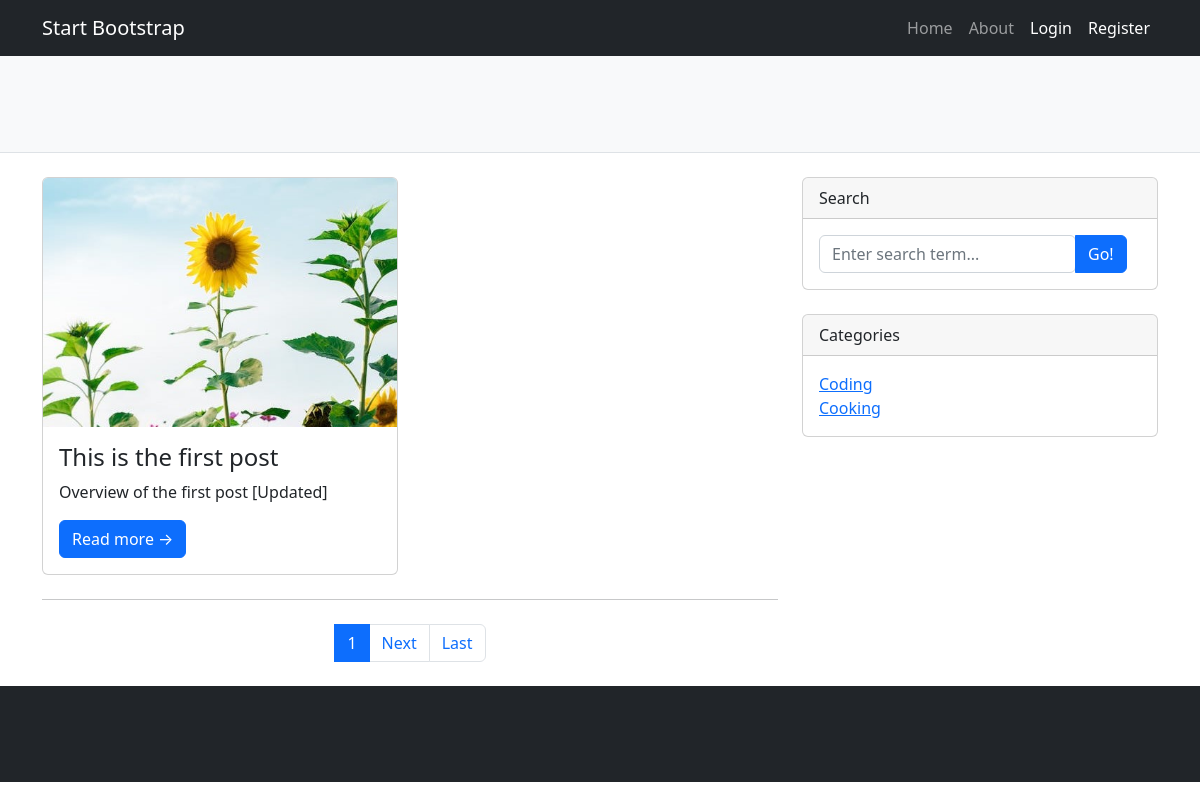
The page / on the database its author committed.
### core/models.py (models this page shows, shortened)
class Post(models.Model):
    author = models.ForeignKey(User, on_delete=models.CASCADE)
    title = models.CharField(max_length=30)
    overview = models.CharField(max_length=60, null=True, blank=True)
    content = RichTextField(blank=True, null=True)
    category = models.ManyToManyField(Category, blank=True)
    thumbnail = models.ImageField(upload_to='media/thumbnails', null=True, blank=True)
    timestamp = models.DateTimeField(auto_now_add=True)
    view_count = models.IntegerField(default=0)

class Category(models.Model):
    category_name = models.CharField(max_length=30)

### core/views.py (the view)
# urls.py: 2. Add a URL to urlpatterns:  path('', views.home, name='home')
def home(request):
    post_list = Post.objects.order_by('timestamp')
    paginator = Paginator(post_list, 1)
    page_number = request.GET.get('page')
    page_obj = paginator.get_page(page_number)
    context = {
        'post_list': post_list,
        'page_obj': page_obj
    }
    return render(request, 'core/index.html', context)

### core/context_processors.py (called while the page is built)
def category_sidebar(request):
    return {'category_list': Category.objects.all()}

### core/templates/core/index.html (shortened to what this page needs)
{% extends 'core/base.html' %}
{% load static %}
{% block content %}
    <header class="py-5 bg-light border-bottom mb-4">
    </header>
    <div class="container">
        <div class="row">
            <div class="col-lg-8">
                <div class="row">
                    <div class="col-lg-6">
                        {% for post in page_obj %}
                            <div class="card mb-4">
                                <a href="">
                                    {% if post.thumbnail %}
                                    <img class="card-img-top"
                                                  src="{{ post.thumbnail.url }}" alt="">
                                    {% else %}
                                    <img class="card-img-top"
                                                  src="{% static 'assets/img/default.jpg' %}" alt="">
                                    {% endif %}
                                </a>
                                <div class="card-body">
                                    <h2 class="card-title h4">{{ post.title }}</h2>
                                    <p class="card-text">{{ post.overview }}</p>
                                    <a class="btn btn-primary" href="{% url 'post-detail' post.id %}">Read more →</a>
                                </div>
                            </div>
                        {% endfor %}
                                </div>
                                <div class="col-lg-6">
                        </div>
                </div>
                <nav aria-label="Pagination">
                    <hr class="my-0"/>
                    <ul class="pagination justify-content-center my-4">
                        <li class="page-item active page-link" aria-current="page">{{ page_obj.number }}</li>
                        {% if page_obj.has_next %}
                        <li class="page-item"><a class="page-link" href="?page={{ page_obj.next_page_number }}">Next</a></li>
                        <li class="page-item"><a class="page-link" href="?page={{ page_obj.paginator.num_pages }}">Last</a></li>
                        {% endif %}
                    </ul>
                </nav>
            </div>
{% endblock %}

### core/templates/core/base.html (shortened to what this page needs)
{% load static %}
<!DOCTYPE html>
<html lang="en">
<head>
    <link href="{% static 'css/styles.css' %}" rel="stylesheet"/>
</head>
<body>
<nav class="navbar navbar-expand-lg navbar-dark bg-dark">
    <div class="container">
        <a class="navbar-brand" href="{% url 'home' %}">Start Bootstrap</a>
        <div class="collapse navbar-collapse" id="navbarSupportedContent">
            <ul class="navbar-nav ms-auto mb-2 mb-lg-0">
                <li class="nav-item"><a class="nav-link" href="#">Home</a></li>
                <li class="nav-item"><a class="nav-link" href="#!">About</a></li>
                {% if user.is_authenticated %}
                    <li class="nav-item"><a class="nav-link active" aria-current="page"
                                            href="{% url 'logout' %}">Logout</a></li>
                    <li class="nav-item"><a class="nav-link" href="{% url 'add-post' %}">Create Post</a></li>
                {% else %}
                    <li class="nav-item"><a class="nav-link active" aria-current="page"
                                            href="{% url 'login' %}">Login</a></li>
                    <li class="nav-item"><a class="nav-link active" aria-current="page" href="{% url 'register' %}">Register</a>
                    </li>
                {% endif %}
            </ul>
        </div>
    </div>
</nav>
{% block content %}
{% endblock %}
<div class="col-lg-4">
    <div class="card mb-4">
        <div class="card-header">Search</div>
        <div class="card-body">
            <div class="input-group">
                <form action="{% url 'search' %}" method="GET">
                    <input name="q" class="form-control" type="text" placeholder="Enter search term..."
                           aria-label="Enter search term..." aria-describedby="button-search"/>
                </form>
                <button class="btn btn-primary" id="button-search" type="button">Go!</button>
            </div>
        </div>
    </div>
    <div class="card mb-4">
        <div class="card-header">Categories</div>
        <div class="card-body">
            <div class="row">
                <div class="col-sm-6">
                    {% for category in category_list %}
                        <ul class="list-unstyled mb-0">
                            <li><a href="{% url 'category-browse' category.id %}">{{ category.category_name }}</a></li>
                        </ul>
                    {% endfor %}
                </div>
            </div>
        </div>
    </div>
</div>
</div>
</div>
<footer class="py-5 bg-dark">
</footer>
</body>
</html>

### rows shown on the page
Post: title "This is the first post", overview "Overview of the first post [Updated]"
Category: category_name "Coding"
Category: category_name "Cooking"

### other values the page prints
{{ page_obj.number }} "1"
